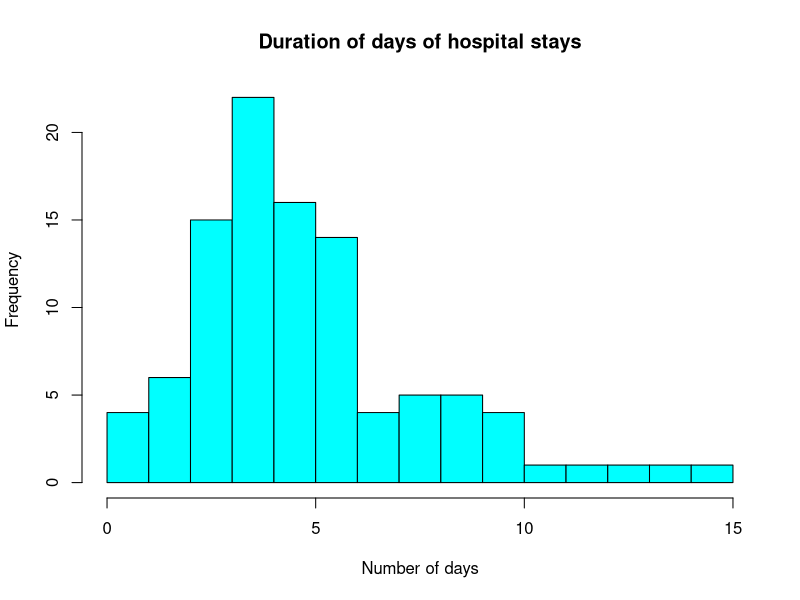
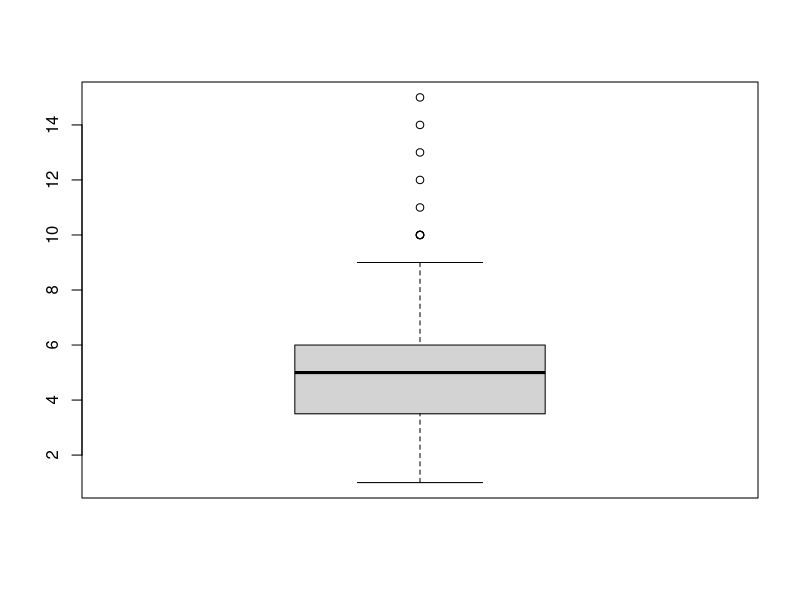

These charts were generated, in order, by the following R code:
## ---- chunk 1
###1. Save the data to excel and read into R for analysis. You will need to reshape the data into a single vector. Each number corresponds to the duration of stay for one patient in the hospital

#Read CSV data
raw_data = read.csv('data.csv', header = FALSE)

#Reshape data to a vector
data = as.vector(as.matrix(raw_data))

#Show data in a single vector
print(data)

## ---- chunk 2

###2. Make a histogram of the duration of days of hospital stays. Ensure the histogram is labelled appropriately. Use a width of 1 day. Describe the shape center and spread of the data. Are there any outliers?

#Plot histogram
max_num = as.numeric(max(data)) # max number in data
hist(data, main='Duration of days of hospital stays', xlab='Number of days', col='cyan', breaks=seq(0,max_num))

#Description
#The shape appears to have a normal distribution reaching it's maximum point at 4 days of stay. However, it has a right skewed tail due to several outliers to the right that go up to 15 days of stay.

#One of the ways to see if there exists any outliers in a given dataset is through a boxplot. 

boxplot(data)

#After observing the boxplot, it is clear that there are outliers that range from 10 to 15.

## ---- chunk 3

###3. Find the mean, median, standard deviation, first and third quartiles, minimum and maximum of the durations of hospital stay in the sample
mean(data) #get the mean
median(data) #get the median
sd(data) #get the standard deviation
quantile(data) #get the quantiles
min(data) #get the min value
max(data) #get the max value

##1. What is the best single number summary of the center of the distribution?
#The median is what best describes the center of the distribution, since it does not get drag as much as the mean due to the tail to the right

##2. What is the best single value number summary of the spread of the distribution?
#The interquartile range is the best number summary, since it represents where the majority of the values fall.

## ---- chunk 4
library(scales)

###Assume that the literature on this topic suggests that the distribution of days of hospital stay are normally distributed with a mean of 5 and a standard deviation of 3. Use R to determine the probabilities below based on the normal distribution:

#1. What percentage of patients are in the hospital for less than a week?
sds = (7 - 5)/3 # number of standars deviations away from the mean
per = pnorm(sds)
print(paste("R = ", label_percent(accuracy=0.01,decimal.mark = ".")(per)))

#2.  If the published data are consistent with the truth, what is the probability that the sample mean in his sample will be greater than 7 days?
sds2 = (7 - 5)/(3/sqrt(10))
per2 = (1 - pnorm(sds2))
print(paste("R = ", label_percent(accuracy=0.01,decimal.mark = ".")(per2)))

#Since the investigator is trying to prove an increase in the days of stay due to a rise in hypervirulent strains, it is possible that his sample of 10 patients is biased in a way that proves his theory instead of being random. Additionally, a sample of size 10 does not reach the minimum (30) in order for it to fulfill the Central Limit Theorem requirements. Therefore, we can conclude that this experiment is biased and the limited size of the sample might produce inconsistent results.
